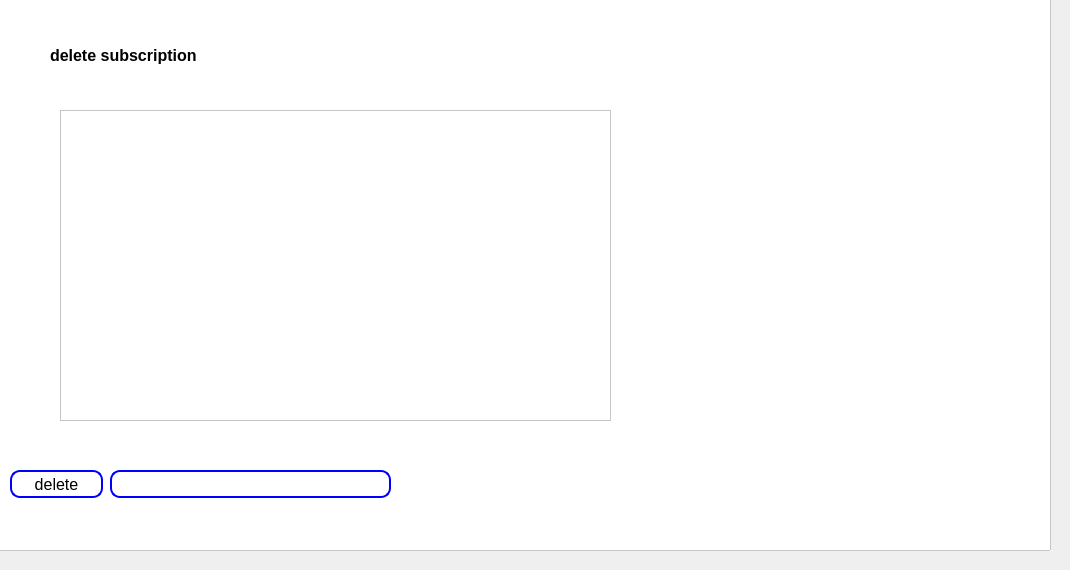
      <widget class="QWidget" name="tab_12">
       <attribute name="title">
        <string> delete subscription</string>
       </attribute>
       <widget class="QFrame" name="frame_14">
        <property name="geometry">
         <rect>
          <x>-10</x>
          <y>-10</y>
          <width>1061</width>
          <height>561</height>
         </rect>
        </property>
        <property name="styleSheet">
         <string notr="true">background:rgb(255, 255, 255)</string>
        </property>
        <property name="frameShape">
         <enum>QFrame::StyledPanel</enum>
        </property>
        <property name="frameShadow">
         <enum>QFrame::Raised</enum>
        </property>
        <widget class="QPushButton" name="delete_abonnement_button_2">
         <property name="geometry">
          <rect>
           <x>20</x>
           <y>480</y>
           <width>93</width>
           <height>28</height>
          </rect>
         </property>
         <property name="styleSheet">
          <string notr="true">QPushButton {
    background-color: #ffffff; /* Fond blanc */
    border: 2px solid blue; /* Bordure bleue */
    border-radius: 10px; /* Coins arrondis */
    padding: 1px 2px; /* Espacement intérieur */
    color: black; /* Couleur du texte */
    font-size: 16px; /* Taille de la police */
}

QPushButton:pressed {
    background-color: blue; /* Nouvelle couleur lorsque le bouton est enfoncé */
}
</string>
         </property>
         <property name="text">
          <string>delete</string>
         </property>
        </widget>
        <widget class="QLineEdit" name="delete_abonnement">
         <property name="geometry">
          <rect>
           <x>120</x>
           <y>480</y>
           <width>281</width>
           <height>28</height>
          </rect>
         </property>
         <property name="styleSheet">
          <string notr="true">background-color: #ffffff; 
border: 2px solid blue; /* Bordure bleue */
border-radius: 10px; /* Coins arrondis */
    padding: 1px 2px; /* Espacement intérieur */
    color: black; /* Couleur du texte */
    font-size: 16px; /* Taille de la police */
    </string>
         </property>
        </widget>
        <widget class="QLabel" name="label_57">
         <property name="geometry">
          <rect>
           <x>60</x>
           <y>50</y>
           <width>211</width>
           <height>31</height>
          </rect>
         </property>
         <property name="font">
          <font>
           <pointsize>12</pointsize>
           <weight>75</weight>
           <bold>true</bold>
          </font>
         </property>
         <property name="text">
          <string>delete subscription</string>
         </property>
        </widget>
        <widget class="QTableView" name="table_abonnement_2">
         <property name="geometry">
          <rect>
           <x>70</x>
           <y>120</y>
           <width>551</width>
           <height>311</height>
          </rect>
         </property>
        </widget>
       </widget>
      </widget>
